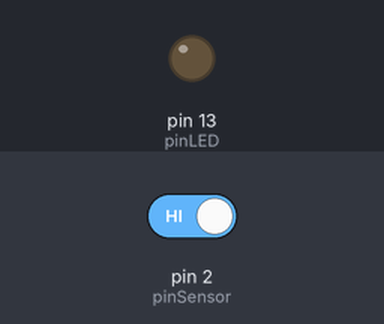
Bench run of a sketch on a simulated Arduino Uno, built with avr-gcc and run on an emulated ATmega328P. Shown: output pins drawn as LEDs (lit = HIGH). Inputs (shaded band) come from the test bench; at power-on: pin 2 (pinSensor) HIGH.

Above: at 2.8 s.
2.9 s: pin 2 (pinSensor) driven LOW
At 3.6 s:
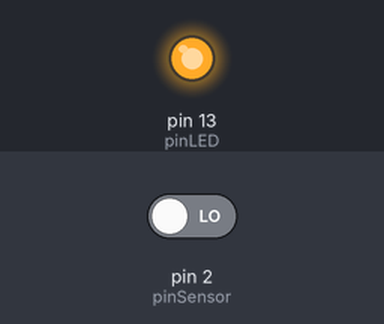
4.5 s: pin 2 (pinSensor) driven HIGH
At 6.3 s:
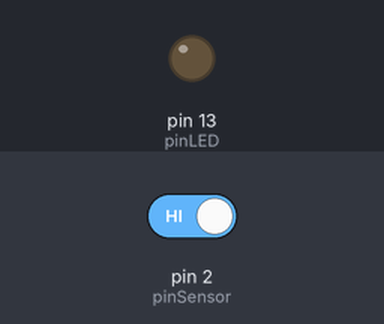
Timing chart, 0 to 7.8 s (numbered marks = the images above; inputs shaded):
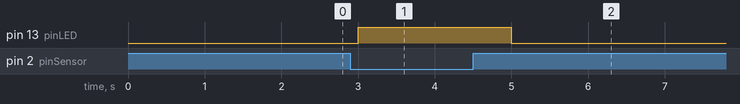

Measured:
- after the input at 2.9 s, pin 13 (pinLED): LOW → HIGH after 0.10 s
- after the input at 4.5 s, pin 13 (pinLED): HIGH → LOW after 0.50 s

The sketch:

interruptor_magnetico.ino
```cpp
//Reed Switch y Arduino


const int pinSensor = 2;
const int pinLED = 13;
void setup() {
//configurar pin como entrada con resistencia pull-up interna
pinMode(pinSensor, INPUT_PULLUP);
pinMode(pinLED, OUTPUT);
}
void loop() {
int value = digitalRead(pinSensor);
if (value == LOW) {
digitalWrite(pinLED, HIGH);
} else {
digitalWrite(pinLED, LOW);
}
delay(1000);
}
```
